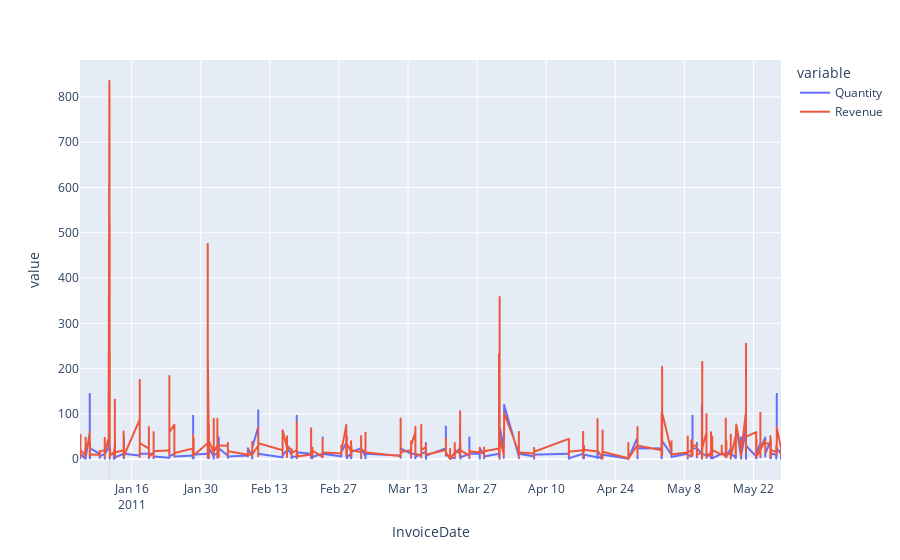

Here is the notebook cell this chart was saved with:
### Code cell
# Al sacar los datos tal cual, vemos que el nivel de detalle de la fecha es excesivo y la línea no se ve

px.line(df2.sort_values('InvoiceDate').set_index('InvoiceDate')[['Quantity', 'Revenue']])

### Figure 1 — Plotly figure (JSON) as saved in the notebook; plotly's stock layout.template omitted (floating-point values rounded to 4 significant figures; data arrays with more than 128 entries replaced by an {"elided": "..."} marker saying what was removed)
{"data": [{"hovertemplate": "variable=Quantity<br>InvoiceDate=%{x}<br>value=%{y}<extra></extra>", "legendgroup": "Quantity", "line": {"color": "#636efa", "dash": "solid"}, "mode": "lines", "name": "Quantity", "showlegend": true, "type": "scattergl", "x": {"elided": "2454 str values"}, "xaxis": "x", "y": {"elided": "2454 int values"}, "yaxis": "y"}, {"hovertemplate": "variable=Revenue<br>InvoiceDate=%{x}<br>value=%{y}<extra></extra>", "legendgroup": "Revenue", "line": {"color": "#EF553B", "dash": "solid"}, "mode": "lines", "name": "Revenue", "showlegend": true, "type": "scattergl", "x": {"elided": "2454 str values"}, "xaxis": "x", "y": {"elided": "2454 float values"}, "yaxis": "y"}], "layout": {"legend": {"title": {"text": "variable"}, "tracegroupgap": 0}, "margin": {"t": 60}, "xaxis": {"anchor": "y", "domain": [0, 1], "title": {"text": "InvoiceDate"}}, "yaxis": {"anchor": "x", "domain": [0, 1], "title": {"text": "value"}}}}
